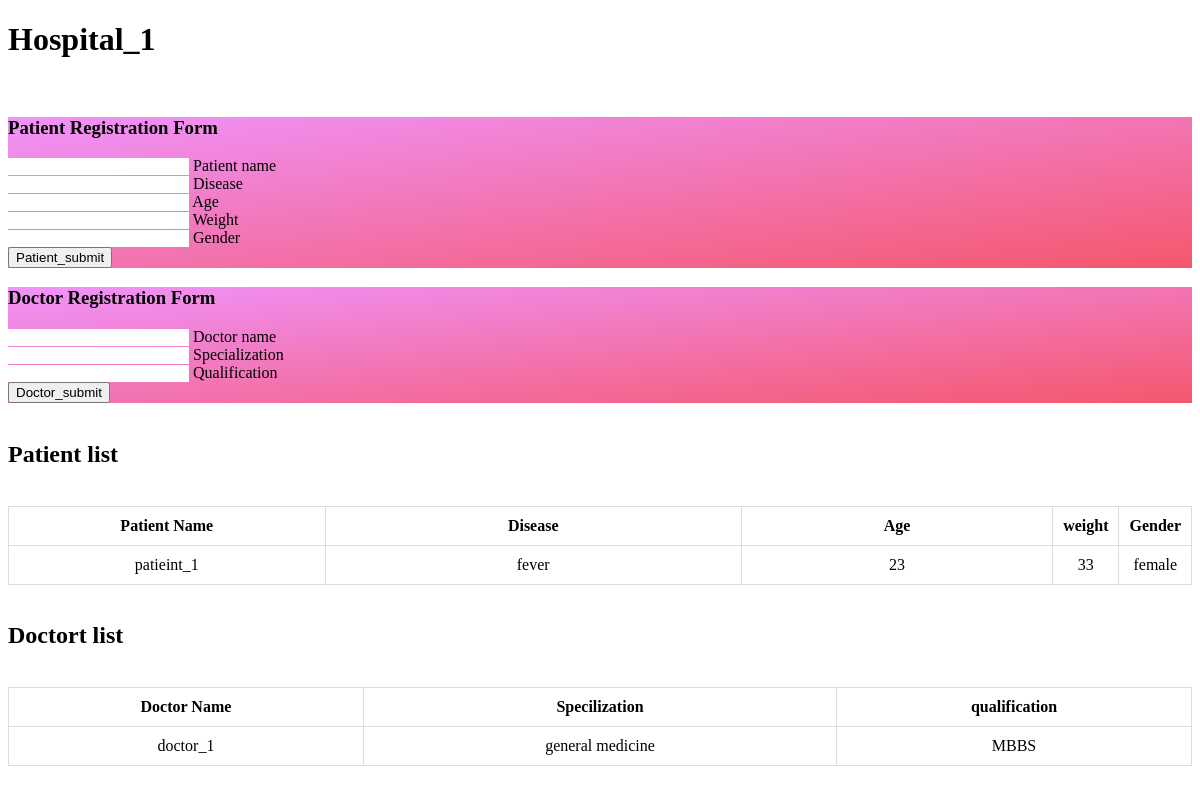
The app's page /adding_doc_patients/ with its own data.
### myapp/models.py (models this page shows, shortened)
class model_1(models.Model):
    hospital_Name = models.CharField(max_length=100,null=True)
    patient_Name = models.CharField(max_length=100,null=True)
    doctor_Name = models.CharField(max_length=100,null=True)
    Disease= models.CharField(max_length=100,null=True)
    specilization= models.CharField(max_length=100,null=True)
    age=models.CharField(max_length=100,null=True)
    weight=models.CharField(max_length=100,null=True)
    gender=models.CharField(max_length=100,null=True)
    qualification=models.CharField(max_length=100,null=True)

### myapp/views.py (the view, shortened to what this page needs)
# urls.py: path('adding_doc_patients/',views.admin_dashboard1,name='adding_doc_patients'),
def admin_dashboard1(request):
    models1= model_1.objects.all()
    context={'model1':models1}
    return render(request, 'adding_doc_patients.html',context)

### templates/adding_doc_patients.html (shortened to what this page needs)
<!DOCTYPE html>
<html lang="en">
<head>
    <link rel="stylesheet" href="https://cdnjs.cloudflare.com/ajax/libs/font-awesome/6.0.0/css/all.min.css">
    <link rel="stylesheet" href="https://mdbcdn.b-cdn.net/wp-content/themes/mdbootstrap4/docs-app/css/dist/mdb5/standard/core.min.css">
    <link rel="stylesheet" id="roboto-subset.css-css" href="https://mdbcdn.b-cdn.net/wp-content/themes/mdbootstrap4/docs-app/css/mdb5/fonts/roboto-subset.css?ver=3.9.0-update.5" type="text/css" media="all">
</head>
<body>
    <h1>Hospital_1</h1>
    <br>
    <form method="post" action="">
        <section class="vh-100 gradient-custom">
            <div class="container py-5 h-100">
              <div class="row justify-content-center align-items-center h-100">
                <div class="col-12 col-lg-9 col-xl-7">
                  <div class="card shadow-2-strong card-registration" style="border-radius: 15px;">
                    <div class="card-body p-4 p-md-5">
                      <h3 class="mb-4 pb-2 pb-md-0 mb-md-5">Patient Registration Form</h3>
                      <form>
                        <div class="row">
                          <div class="col-md-6 mb-4">
                            <div data-mdb-input-init class="form-outline">
                              <input type="text" id="patientname" name="patientname" class="form-control form-control-lg" />
                              <label class="form-label" for="Patient_name">Patient name</label>
                            </div>
                          </div>
                          <div class="col-md-6 mb-4">
                            <div data-mdb-input-init class="form-outline">
                              <input type="text" id="diseasename" name="diseasename" class="form-control form-control-lg" />
                              <label class="form-label" for="disease"> Disease</label>
                            </div>
                          </div>
                          <div class="col-md-6 mb-4">
                            <div data-mdb-input-init class="form-outline">
                              <input type="text" id="age" name="age" class="form-control form-control-lg" />
                              <label class="form-label" for="age"> Age</label>
                            </div>
                          </div>
                          <div class="col-md-6 mb-4">
                            <div data-mdb-input-init class="form-outline">
                              <input type="text" id="weight" name="weight" class="form-control form-control-lg" />
                              <label class="form-label" for="weight"> Weight</label>
                            </div>
                          </div>
                          <div class="col-md-6 mb-4">
                            <div data-mdb-input-init class="form-outline">
                              <input type="text" id="gender" name="gender" class="form-control form-control-lg" />
                              <label class="form-label" for="gender"> Gender</label>
                            </div>
                          </div>
                        </div>
                        <div class="mt-4 pt-2">
                            <button type="submit" name="action" value="add_patient" class="btn btn-primary btn-lg">Patient_submit</button>
                        </div>
                      </form>
                    </div>
                  </div>
                </div>
              </div>
            </div>
        </section>
    </form>
    <form method="post" action="">
        <section class="vh-100 gradient-custom">
            <div class="container py-5 h-100">
              <div class="row justify-content-center align-items-center h-100">
                <div class="col-12 col-lg-9 col-xl-7">
                  <div class="card shadow-2-strong card-registration" style="border-radius: 15px;">
                    <div class="card-body p-4 p-md-5">
                      <h3 class="mb-4 pb-2 pb-md-0 mb-md-5">Doctor Registration Form</h3>
                      <form>
                        <div class="row">
                          <div class="col-md-6 mb-4">
                            <div data-mdb-input-init class="form-outline">
                              <input type="text" id="doctorname" name="doctorname" class="form-control form-control-lg" />
                              <label class="form-label" for="doctor_name">Doctor name</label>
                            </div>
                          </div>
                          <div class="col-md-6 mb-4">
                            <div data-mdb-input-init class="form-outline">
                              <input type="text" id="specializationname" name="specializationname" class="form-control form-control-lg" />
                              <label class="form-label" for="specialization"> Specialization</label>
                            </div>
                          </div>
                          <div class="col-md-6 mb-4">
                            <div data-mdb-input-init class="form-outline">
                              <input type="text" name="qualification" id="qualification" class="form-control form-control-lg" />
                              <label class="form-label" for="qualification"> Qualification</label>
                            </div>
                          </div>
                        </div>
                        <div class="mt-4 pt-2">
                            <button type="submit" name="action" value="add_doctor" class="btn btn-primary btn-lg">Doctor_submit</button>
                        </div>
                      </form>
                    </div>
                  </div>
                </div>
              </div>
            </div>
        </section>
    </form>
        <br>
        <h2>Patient list</h2>
        <br>
        <table>
            <tr>
                <th>Patient Name</th>
                <th>Disease</th>
                <th>Age</th>
                <th>weight</th>
                <th>Gender</th>
            </tr>
            {% for patient in model1 %}
                {% if patient.patient_Name != None %}
                    <tr>
                        <td>{{ patient.patient_Name }}</td>
                        <td>{{ patient.Disease }}</td>
                        <td>{{ patient.age}}</td>
                        <td>{{ patient.weight}}</td>
                        <td>{{ patient.gender}}</td>
                    </tr>
                {% endif %}
            {% endfor %}
        </table>
        <br>
        <h2>Doctort list</h2>
        <br>
        <table>
            <tr>
                <th>Doctor Name</th>
                <th>Specilization</th>
                <th>qualification</th>
        </tr>
            {% for doctor in model1 %}
                {% if doctor.doctor_Name != None %}
                    <tr>
                        <td>{{ doctor.doctor_Name }}</td>
                        <td>{{ doctor.specilization }}</td>
                        <td>{{ doctor.qualification }}</td>
                    </tr>
                {% endif %}
            {% endfor %}
        </table>
</body>

### templates/adding_doc_patients.html (style rules this page uses)
table { width: 100%; border-collapse: collapse; }
th, td { padding: 10px; text-align: center; border: 1px solid #dddddd; }
th:nth-child(1), td:nth-child(1) { width: 30%; }
th:nth-child(2), td:nth-child(2) { width: 40%; }
th:nth-child(3), td:nth-child(3) { width: 30%; }
input[type="text"] { border: none; outline: none; text-align: center; }
.gradient-custom { background: #9a93fb; background: -webkit-linear-gradient(to bottom right, rgba(240, 147, 251, 1), rgba(245, 87, 108, 1)); background: linear-gradient(to bottom right, rgba(240, 147, 251, 1), rgba(245, 87, 108, 1)) }

### records on screen
model_1: patient_Name "patieint_1", Disease "fever", age "23", weight "33", gender "female"
model_1: doctor_Name "doctor_1", specilization "general medicine", qualification "MBBS"
